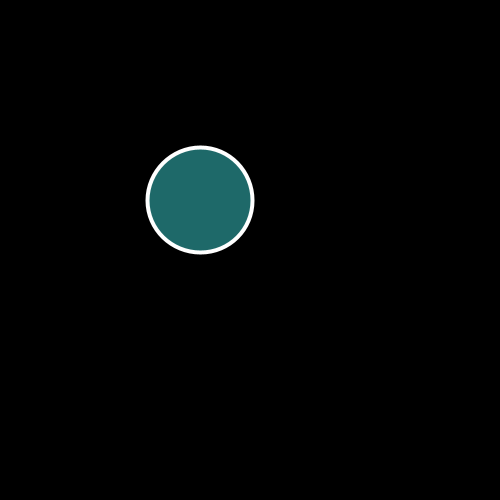
Frame 1 (no input)
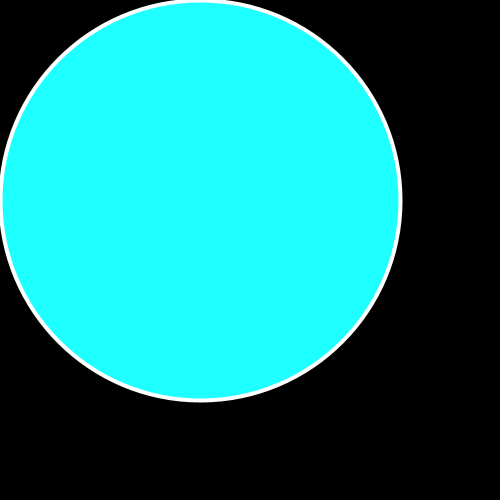
Frame 60 (the mouse pressed at the canvas centre just before this capture)
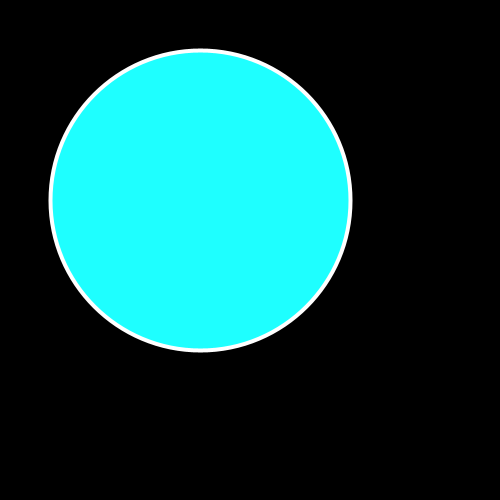
Frame 120 (the mouse held since frame 60 and released just before this capture)

The Processing sketch that drew these frames (run headless with seeded random() and noise(); from frame 60 on, the mouse is pressed at the canvas centre):

// Processing sketch: processing_63358
// ── processing_63358.pde

int x = 100;
int y = 100;
 
void setup() {
  size(500,500);
  smooth();  
}
 
void draw() {
  stroke(255);
  strokeWeight(4);
  background(0);
  x = x + 5;
  y = y + 5;
   
  fill(30,x,x);
  ellipse(200,200,x,y);
      
}
    
void mousePressed() {
  
  x=0;
  y=0;
 
}
